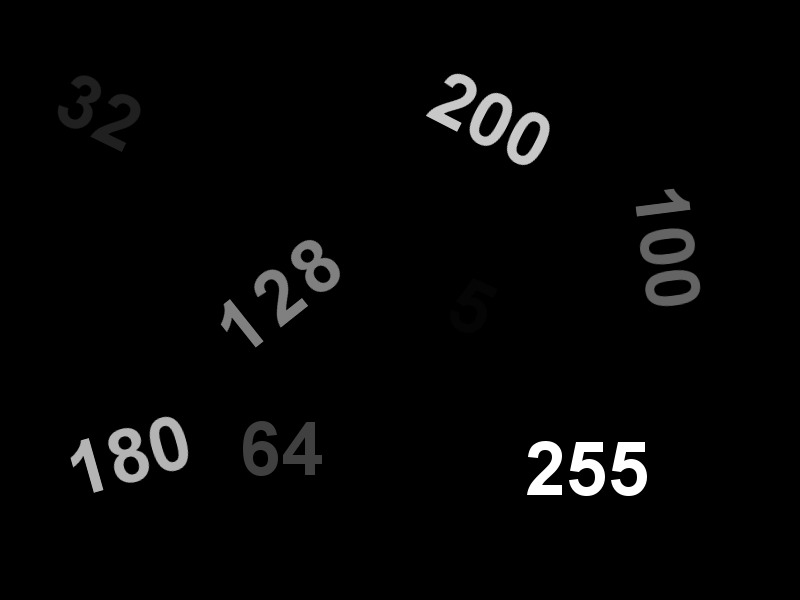
#> input picture Assignment_04/numbers.jpg, 800 x 600 px
$ python S19355_A4_Q2.py
#> lines starting #> are read from the running program, lines starting #| are printed output that depends on the picture; after the words box and inside, x2 and y2 are one past the last pixel; in counts of white or black regions, pixels touching at a corner belong together

# Import Libraries
import cv2
import numpy as np
import matplotlib.pyplot as plt

# Read the Original image
img = cv2.imread(r'numbers.jpg', cv2.IMREAD_GRAYSCALE)
#> img is the input picture: shape (600, 800); min 0, max 255, mean 6.1

# Global thresholding
T1 = 100

# Adaptive thresholding
adpThres_1 = cv2.adaptiveThreshold(img, 255, cv2.ADAPTIVE_THRESH_MEAN_C, cv2.THRESH_BINARY, 21, 2)
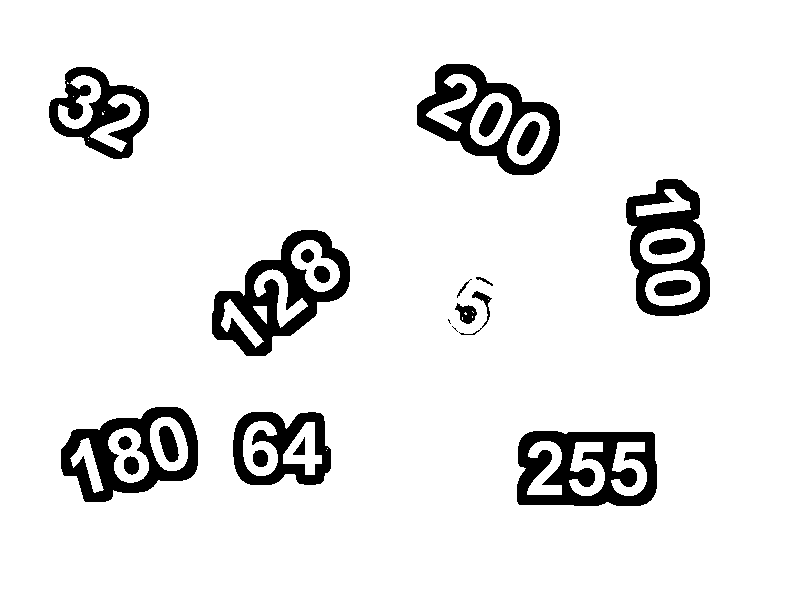
#> adpThres_1: shape (600, 800); 91.5% white; 24 black regions (2 under 20 px), largest, box (x1, y1, x2, y2) and area: (517, 431, 657, 506) 6640, (212, 230, 350, 356) 6510, (417, 64, 560, 175) 5671
adpThres_2 = cv2.adaptiveThreshold(img, 255, cv2.ADAPTIVE_THRESH_MEAN_C, cv2.THRESH_BINARY_INV, 21, 2)

# Plotting
plt.figure(figsize=(12, 12), num='Hidden Numbers')

plt.subplot(1,3,1)
plt.title('Original Image')
plt.xticks([]),plt.yticks([])
plt.imshow(img)

plt.subplot(1,3,2)
plt.title('Adaptive-Mean-Binary')
plt.xticks([]),plt.yticks([])
plt.imshow(adpThres_1,cmap='Greys_r')

plt.subplot(1,3,3)
plt.title('Adaptive-Mean-Binary-Inverse')
plt.xticks([]),plt.yticks([])
plt.imshow(adpThres_2)

plt.show()
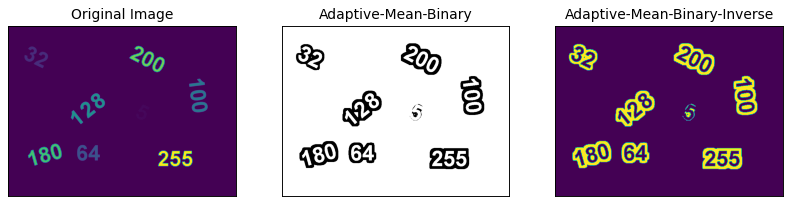
#> figure drawn by matplotlib, 3 panels

$ run again, with Assignment_04/S19355_A4_Q1.png saved as Assignment_04/numbers.jpg
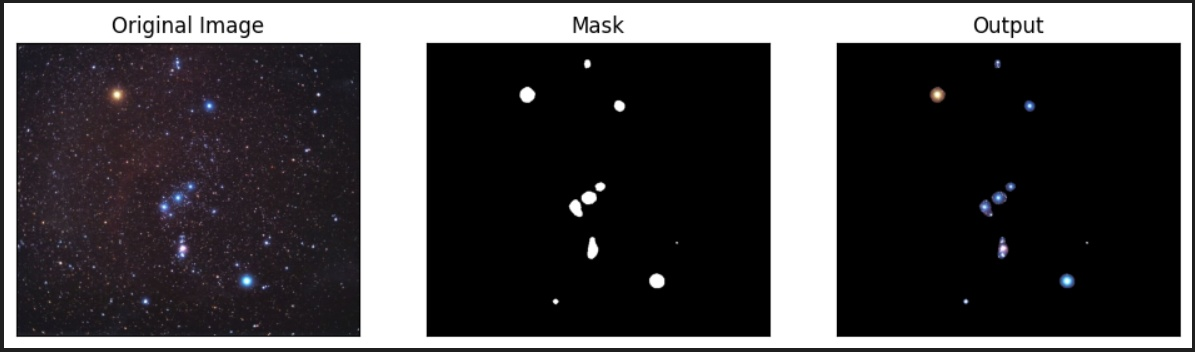
#> input picture Assignment_04/S19355_A4_Q1.png, 1195 x 352 px
#> `adpThres_1 = cv2.adaptiveThreshold(img, 255, cv2.ADAPTIVE_THRESH_MEAN_..`:
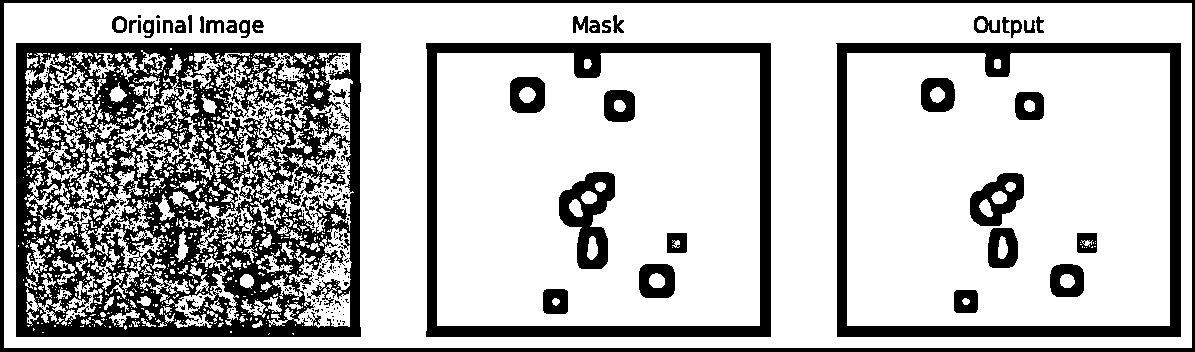
#> adpThres_1: shape (352, 1195); 73.1% white; 366 black regions (320 under 20 px), largest, box (x1, y1, x2, y2) and area: (16, 43, 361, 337) 59928, (426, 43, 771, 337) 13561, (836, 43, 1181, 337) 13478
#> `plt.show()`:
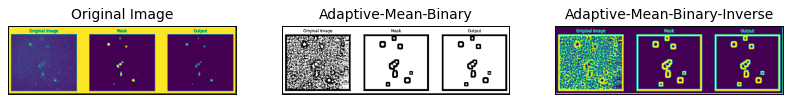
#> figure drawn by matplotlib, 3 panels
